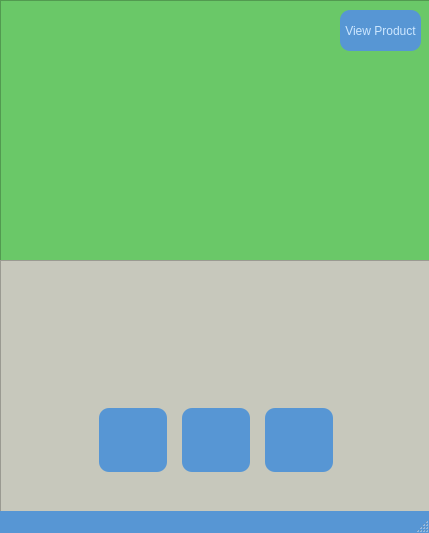
<?xml version="1.0" encoding="UTF-8"?>
<ui version="4.0">
 <class>MainWindow</class>
 <widget class="QMainWindow" name="MainWindow">
  <property name="geometry">
   <rect>
    <x>0</x>
    <y>0</y>
    <width>429</width>
    <height>533</height>
   </rect>
  </property>
  <property name="sizePolicy">
   <sizepolicy hsizetype="Fixed" vsizetype="Fixed">
    <horstretch>1</horstretch>
    <verstretch>1</verstretch>
   </sizepolicy>
  </property>
  <property name="minimumSize">
   <size>
    <width>429</width>
    <height>533</height>
   </size>
  </property>
  <property name="maximumSize">
   <size>
    <width>429</width>
    <height>533</height>
   </size>
  </property>
  <property name="cursor">
   <cursorShape>CrossCursor</cursorShape>
  </property>
  <property name="windowTitle">
   <string>DNS PARSER</string>
  </property>
  <property name="windowIcon">
   <iconset>
    <normaloff>../resource/icons8-triller-app-48.png</normaloff>../resource/icons8-triller-app-48.png</iconset>
  </property>
  <property name="autoFillBackground">
   <bool>true</bool>
  </property>
  <property name="styleSheet">
   <string notr="true">QMainWindow {
	background-color: rgb(87, 150, 212);
	border: none;
	padding-top: 5px;
	color: rgb(205, 231, 255);
	border-radius: 10px;
}</string>
  </property>
  <property name="iconSize">
   <size>
    <width>48</width>
    <height>48</height>
   </size>
  </property>
  <widget class="QWidget" name="centralwidget">
   <widget class="QPushButton" name="ViewModeBtn">
    <property name="geometry">
     <rect>
      <x>340</x>
      <y>10</y>
      <width>81</width>
      <height>41</height>
     </rect>
    </property>
    <property name="styleSheet">
     <string notr="true">QPushButton {
	background-color: rgb(87, 150, 212);
	border: none;
	padding-top: 0px;
	color: rgb(205, 231, 255);
	border-radius: 10px;
}
QPushButton:hover {
	background-color: rgb(95, 166,  232);
}
QPushButton:pressed {
	background-color: rgb(0, 0, 0);
}</string>
    </property>
    <property name="text">
     <string>View Product</string>
    </property>
   </widget>
   <widget class="QWidget" name="horizontalLayoutWidget">
    <property name="geometry">
     <rect>
      <x>90</x>
      <y>400</y>
      <width>254</width>
      <height>80</height>
     </rect>
    </property>
    <layout class="QHBoxLayout" name="horizontalLayout">
     <item>
      <widget class="QPushButton" name="pushButton">
       <property name="minimumSize">
        <size>
         <width>68</width>
         <height>64</height>
        </size>
       </property>
       <property name="maximumSize">
        <size>
         <width>68</width>
         <height>64</height>
        </size>
       </property>
       <property name="styleSheet">
        <string notr="true">QPushButton {
	background-color: rgb(87, 150, 212);
	border: none;
	padding-top: 0px;
	color: rgb(205, 231, 255);
	border-radius: 10px;
}
QPushButton:hover {
	background-color: rgb(95, 166,  232);
}
QPushButton:pressed {
	background-color: rgb(254, 249, 217);
}</string>
       </property>
       <property name="text">
        <string/>
       </property>
       <property name="icon">
        <iconset>
         <normaloff>../resource/icons8-processor-64.png</normaloff>../resource/icons8-processor-64.png</iconset>
       </property>
       <property name="iconSize">
        <size>
         <width>64</width>
         <height>64</height>
        </size>
       </property>
      </widget>
     </item>
     <item>
      <widget class="QPushButton" name="pushButton_4">
       <property name="minimumSize">
        <size>
         <width>68</width>
         <height>64</height>
        </size>
       </property>
       <property name="maximumSize">
        <size>
         <width>68</width>
         <height>64</height>
        </size>
       </property>
       <property name="styleSheet">
        <string notr="true">QPushButton {
	background-color: rgb(87, 150, 212);
	border: none;
	padding-top: 0px;
	color: rgb(205, 231, 255);
	border-radius: 10px;
}
QPushButton:hover {
	background-color: rgb(95, 166,  232);
}
QPushButton:pressed {
	background-color: rgb(254, 249, 217);
}</string>
       </property>
       <property name="text">
        <string/>
       </property>
       <property name="icon">
        <iconset>
         <normaloff>../resource/icons8-video-card-64.png</normaloff>../resource/icons8-video-card-64.png</iconset>
       </property>
       <property name="iconSize">
        <size>
         <width>64</width>
         <height>64</height>
        </size>
       </property>
      </widget>
     </item>
     <item>
      <widget class="QPushButton" name="pushButton_3">
       <property name="enabled">
        <bool>true</bool>
       </property>
       <property name="sizePolicy">
        <sizepolicy hsizetype="Minimum" vsizetype="Minimum">
         <horstretch>0</horstretch>
         <verstretch>0</verstretch>
        </sizepolicy>
       </property>
       <property name="minimumSize">
        <size>
         <width>68</width>
         <height>64</height>
        </size>
       </property>
       <property name="maximumSize">
        <size>
         <width>68</width>
         <height>64</height>
        </size>
       </property>
       <property name="styleSheet">
        <string notr="true">QPushButton {
	background-color: rgb(87, 150, 212);
	border: none;
	padding-top: 0px;
	color: rgb(205, 231, 255);
	border-radius: 10px;
}
QPushButton:hover {
	background-color: rgb(95, 166,  232);
}
QPushButton:pressed {
	background-color: rgb(254, 249, 217);
}</string>
       </property>
       <property name="text">
        <string/>
       </property>
       <property name="icon">
        <iconset>
         <normaloff>../resource/icons8-computer-ram-100.png</normaloff>../resource/icons8-computer-ram-100.png</iconset>
       </property>
       <property name="iconSize">
        <size>
         <width>100</width>
         <height>70</height>
        </size>
       </property>
      </widget>
     </item>
    </layout>
   </widget>
   <widget class="QFrame" name="frame">
    <property name="geometry">
     <rect>
      <x>0</x>
      <y>0</y>
      <width>431</width>
      <height>261</height>
     </rect>
    </property>
    <property name="styleSheet">
     <string notr="true">background-color: rgb(106, 200, 104);</string>
    </property>
    <property name="frameShape">
     <enum>QFrame::StyledPanel</enum>
    </property>
    <property name="frameShadow">
     <enum>QFrame::Raised</enum>
    </property>
   </widget>
   <widget class="QFrame" name="frame_2">
    <property name="geometry">
     <rect>
      <x>0</x>
      <y>260</y>
      <width>431</width>
      <height>261</height>
     </rect>
    </property>
    <property name="styleSheet">
     <string notr="true">background-color: rgb(199, 200, 188);</string>
    </property>
    <property name="frameShape">
     <enum>QFrame::StyledPanel</enum>
    </property>
    <property name="frameShadow">
     <enum>QFrame::Raised</enum>
    </property>
   </widget>
   <zorder>frame</zorder>
   <zorder>frame_2</zorder>
   <zorder>ViewModeBtn</zorder>
   <zorder>horizontalLayoutWidget</zorder>
  </widget>
  <widget class="QMenuBar" name="menubar">
   <property name="geometry">
    <rect>
     <x>0</x>
     <y>0</y>
     <width>429</width>
     <height>21</height>
    </rect>
   </property>
  </widget>
  <widget class="QStatusBar" name="statusbar"/>
 </widget>
 <resources/>
 <connections/>
</ui>
